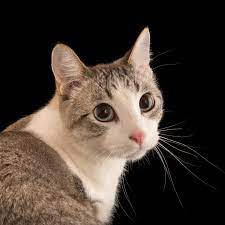
#> input picture opencv/basics/cat.jpg, 225 x 225 px
$ python tutorial7.py
#> lines starting #> are read from the running program, lines starting #| are printed output that depends on the picture
#reigion of interest
import cv2
img = cv2.imread("cat.jpg")
#> img is the input picture: shape (225, 225, 3); mean B, G, R 49.3, 57.4, 69
print(img.shape)
#| (225, 225, 3)
b,g,r = cv2.split(img)
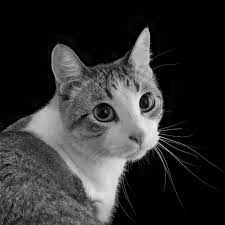
#> b: shape (225, 225); min 0, max 243, mean 49.3
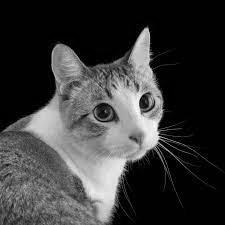
#> g: shape (225, 225); min 0, max 252, mean 57.4
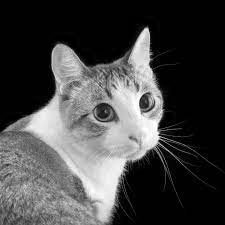
#> r: shape (225, 225); min 0, max 255, mean 69

cat_lg = img[100:150,150:200]
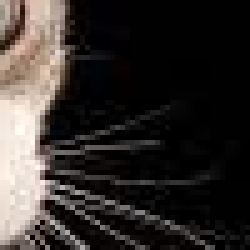
#> cat_lg: shape (50, 50, 3) (shown 5 times larger); mean B, G, R 43.9, 46.5, 51.5
#> (the run stopped early here; a loop or call above may not have finished)
